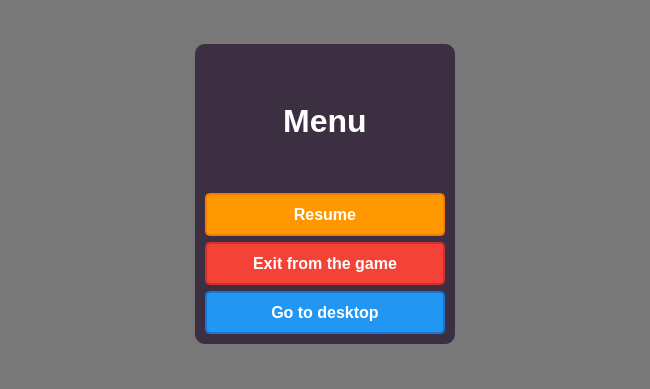
<?xml version="1.0" encoding="UTF-8"?>
<ui version="4.0">
 <class>MenuWidget</class>
 <widget class="QWidget" name="MenuWidget">
  <property name="geometry">
   <rect>
    <x>0</x>
    <y>0</y>
    <width>650</width>
    <height>389</height>
   </rect>
  </property>
  <property name="sizePolicy">
   <sizepolicy hsizetype="Maximum" vsizetype="Maximum">
    <horstretch>0</horstretch>
    <verstretch>0</verstretch>
   </sizepolicy>
  </property>
  <property name="minimumSize">
   <size>
    <width>650</width>
    <height>389</height>
   </size>
  </property>
  <property name="focusPolicy">
   <enum>Qt::FocusPolicy::ClickFocus</enum>
  </property>
  <property name="windowTitle">
   <string>Form</string>
  </property>
  <property name="autoFillBackground">
   <bool>false</bool>
  </property>
  <layout class="QHBoxLayout" name="horizontalLayout">
   <property name="leftMargin">
    <number>0</number>
   </property>
   <property name="topMargin">
    <number>0</number>
   </property>
   <property name="rightMargin">
    <number>0</number>
   </property>
   <property name="bottomMargin">
    <number>0</number>
   </property>
   <item>
    <widget class="QFrame" name="frame_2">
     <property name="autoFillBackground">
      <bool>false</bool>
     </property>
     <property name="styleSheet">
      <string notr="true">QFrame#frame_2 {
	border-radius: 0;
    background-color: rgba(0, 0, 0, 0.5);
}</string>
     </property>
     <property name="frameShape">
      <enum>QFrame::Shape::StyledPanel</enum>
     </property>
     <property name="frameShadow">
      <enum>QFrame::Shadow::Raised</enum>
     </property>
     <layout class="QHBoxLayout" name="horizontalLayout_2">
      <property name="leftMargin">
       <number>0</number>
      </property>
      <property name="topMargin">
       <number>0</number>
      </property>
      <property name="rightMargin">
       <number>0</number>
      </property>
      <property name="bottomMargin">
       <number>0</number>
      </property>
      <item>
       <widget class="QFrame" name="frame">
        <property name="minimumSize">
         <size>
          <width>260</width>
          <height>300</height>
         </size>
        </property>
        <property name="maximumSize">
         <size>
          <width>260</width>
          <height>300</height>
         </size>
        </property>
        <property name="autoFillBackground">
         <bool>false</bool>
        </property>
        <property name="styleSheet">
         <string notr="true">QFrame#frame {
	background-color: #3C2F41;
    border-radius: 10px;
    padding: 10px;
}
</string>
        </property>
        <property name="frameShape">
         <enum>QFrame::Shape::StyledPanel</enum>
        </property>
        <property name="frameShadow">
         <enum>QFrame::Shadow::Raised</enum>
        </property>
        <layout class="QVBoxLayout" name="verticalLayout">
         <property name="leftMargin">
          <number>0</number>
         </property>
         <property name="topMargin">
          <number>0</number>
         </property>
         <property name="rightMargin">
          <number>0</number>
         </property>
         <property name="bottomMargin">
          <number>0</number>
         </property>
         <item>
          <widget class="QLabel" name="label">
           <property name="font">
            <font>
             <pointsize>24</pointsize>
             <bold>true</bold>
            </font>
           </property>
           <property name="layoutDirection">
            <enum>Qt::LayoutDirection::LeftToRight</enum>
           </property>
           <property name="autoFillBackground">
            <bool>false</bool>
           </property>
           <property name="styleSheet">
            <string notr="true">QLabel#label {
    color: white;
    font-weight: bold;
}</string>
           </property>
           <property name="text">
            <string>Menu</string>
           </property>
           <property name="alignment">
            <set>Qt::AlignmentFlag::AlignCenter</set>
           </property>
          </widget>
         </item>
         <item>
          <widget class="QPushButton" name="pushButton">
           <property name="minimumSize">
            <size>
             <width>200</width>
             <height>40</height>
            </size>
           </property>
           <property name="font">
            <font>
             <pointsize>-1</pointsize>
             <bold>true</bold>
            </font>
           </property>
           <property name="focusPolicy">
            <enum>Qt::FocusPolicy::NoFocus</enum>
           </property>
           <property name="autoFillBackground">
            <bool>false</bool>
           </property>
           <property name="styleSheet">
            <string notr="true">QPushButton {
    background-color: #4CAF50;
    color: white;
    border: 2px solid #388E3C;
    border-radius: 5px;
    padding: 10px;
    font-size: 16px;
    font-weight: bold;
}

QPushButton:hover {
    background-color: #45a049;
    border: 2px solid #2C6B2F;
}

QPushButton#pushButton {
    background-color: #FF9800;
    border: 2px solid #F57C00;
}

QPushButton:focus {
    outline: none;
}

QPushButton:pressed {
    background-color: #388E3C;
    border: 2px solid #1B5E20;
}</string>
           </property>
           <property name="text">
            <string>Resume</string>
           </property>
          </widget>
         </item>
         <item>
          <widget class="QPushButton" name="pushButton_2">
           <property name="minimumSize">
            <size>
             <width>200</width>
             <height>40</height>
            </size>
           </property>
           <property name="font">
            <font>
             <pointsize>-1</pointsize>
             <bold>true</bold>
            </font>
           </property>
           <property name="focusPolicy">
            <enum>Qt::FocusPolicy::NoFocus</enum>
           </property>
           <property name="autoFillBackground">
            <bool>false</bool>
           </property>
           <property name="styleSheet">
            <string notr="true">QPushButton {
    background-color: #4CAF50;
    color: white;
    border: 2px solid #388E3C;
    border-radius: 5px;
    padding: 10px;
    font-size: 16px;
    font-weight: bold;
}

QPushButton:hover {
    background-color: #45a049;
    border: 2px solid #2C6B2F;
}

QPushButton#pushButton_2 {
    background-color: #F44336;
    border: 2px solid #D32F2F;
}

QPushButton:focus {
    outline: none;
}

QPushButton:pressed {
    background-color: #388E3C;
    border: 2px solid #1B5E20;
}</string>
           </property>
           <property name="text">
            <string>Exit from the game</string>
           </property>
          </widget>
         </item>
         <item>
          <widget class="QPushButton" name="pushButton_4">
           <property name="minimumSize">
            <size>
             <width>200</width>
             <height>40</height>
            </size>
           </property>
           <property name="font">
            <font>
             <pointsize>-1</pointsize>
             <bold>true</bold>
            </font>
           </property>
           <property name="focusPolicy">
            <enum>Qt::FocusPolicy::NoFocus</enum>
           </property>
           <property name="autoFillBackground">
            <bool>false</bool>
           </property>
           <property name="styleSheet">
            <string notr="true">QPushButton {
    background-color: #4CAF50;
    color: white;
    border: 2px solid #388E3C;
    border-radius: 5px;
    padding: 10px;
    font-size: 16px;
    font-weight: bold;
}

QPushButton:hover {
    background-color: #45a049;
    border: 2px solid #2C6B2F;
}

QPushButton#pushButton_4 {
    background-color: #2196F3;
    border: 2px solid #1976D2;
}

QPushButton:focus {
    outline: none;
}

QPushButton:pressed {
    background-color: #388E3C;
    border: 2px solid #1B5E20;
}</string>
           </property>
           <property name="text">
            <string>Go to desktop</string>
           </property>
          </widget>
         </item>
        </layout>
       </widget>
      </item>
     </layout>
    </widget>
   </item>
  </layout>
 </widget>
 <resources/>
 <connections/>
</ui>
